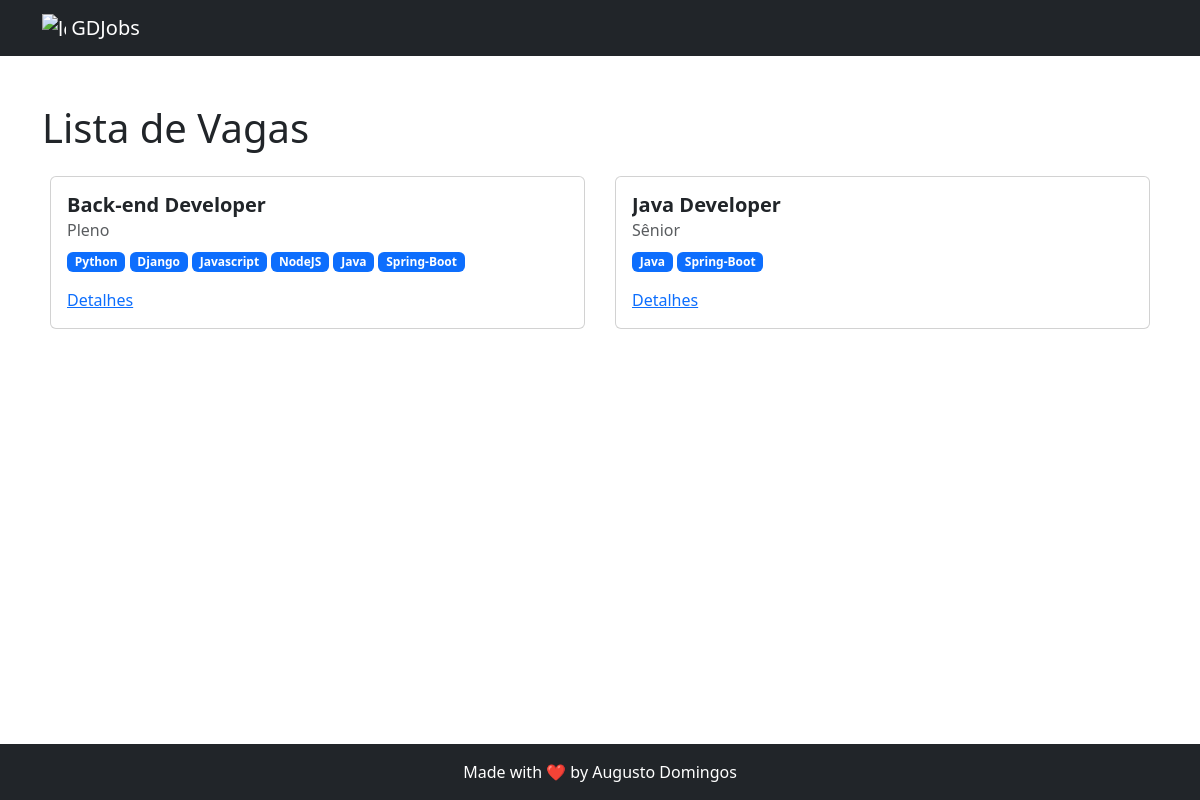
Screenshot of /jobs/ with the database file from the repository.
### jobs/models.py (models this page shows, shortened)
class Job(models.Model):
    LEVEL_CHOICES = (
        ("jr", "Júnior"),
        ("pl", "Pleno"),
        ("sr", "Sênior")
    )
    title = models.CharField(max_length=150)
    description = models.TextField()
    requirements = models.TextField()
    responsibilities = models.TextField()
    level = models.CharField(max_length=2, choices=LEVEL_CHOICES)
    skills = models.ManyToManyField("jobs.Skill", related_name="jobs")

class Skill(models.Model):
    title = models.CharField(max_length=100, unique=True, blank=False, null=False)

### jobs/views.py (the view)
# urls.py: path('', list_jobs, name="list"),
def list_jobs(request):
    context = {
        "page_title": "Lista de Vagas",
        "jobs": Job.objects.all()
    }
    return render(request, "jobs/list.html", context)

### jobs/templates/jobs/list.html (shortened to what this page needs)
{% extends 'base.html' %}
{% block content %}
    <h1>{{ page_title }}</h1>
        <div class="card-area mt-4 px-2">
            {% for job in jobs %}
            <div class="card">
                <div class="card-body">
                    <h5 class="card-title fw-bolder">
                        {{ job.title }}
                    </h5>
                    <h6 class="card-subtitle mb-2 text-body-secondary">
                        {{job.get_level_display }}</h6>
                    <p class="card-text">
                        {% for skill in job.skills.all %}
                        <span class="badge text-bg-primary">{{ skill.title }}</span>
                        {% endfor %}
                    </p>
                    <div class="links">
                        <a href="{% url 'jobs:details' pk=job.pk %}" class="mt-4">Detalhes</a>
                    </div>
                </div>
            </div>
            {% endfor %}
        </div>
{% endblock content %}

### core/templates/base.html (shortened to what this page needs)
<!DOCTYPE html>
<html>
    <head>
        <link rel="stylesheet" href="https://cdn.jsdelivr.net/npm/bootstrap@5.3.3/dist/css/bootstrap.min.css">
    </head>
    <body>
        <nav class="navbar bg-dark" data-bs-theme="dark">
            <div class="container">
                <a href="{% url 'jobs:list' %}" class="navbar-brand">
                    <img
                        src="https://augusto-domingos.vercel.app/static/images/icon/GD_ICON_TELA.ico"
                        alt="logo"
                        width="24"
                        height="24"
                        class="d-inline-block align-text-top"
                    >
                    GDJobs
                </a>
            </div>
        </nav>
        <main>
            <section class="py-5">
                <div class="container">
                    {% block content %}{% endblock content %}
                    </div>
            </section>
        </main>
        <footer class="bg-dark fixed-bottom">
            <div class="container">
                <p class="text-white text-center m-0 py-3">Made with ❤️ by Augusto Domingos</p>
            </div>
        </footer>
    </body>
</html>

### jobs/templates/jobs/list.html (style rules this page uses)
.card-area { display: grid; grid-template-columns: repeat(auto-fit, minmax(250px, 1fr)); gap: 30px; }
.card { max-height: 300px; overflow: hidden; }
.card-body { display: flex; flex-direction: column; }
.card-body .links { margin-top: auto; }
.card h5 { overflow: hidden; display: -webkit-box; -webkit-line-clamp: 3; line-clamp: 3; -webkit-box-orient: vertical; }

### rows the page displays
Job: title "Back-end Developer", level "Pleno"
Skill: title "Python"
Skill: title "Django"
Skill: title "Javascript"
Skill: title "NodeJS"
Skill: title "Java"
Skill: title "Spring-Boot"
Job: title "Java Developer", level "Sênior"

### other values shown
{{ page_title }} "Lista de Vagas"
